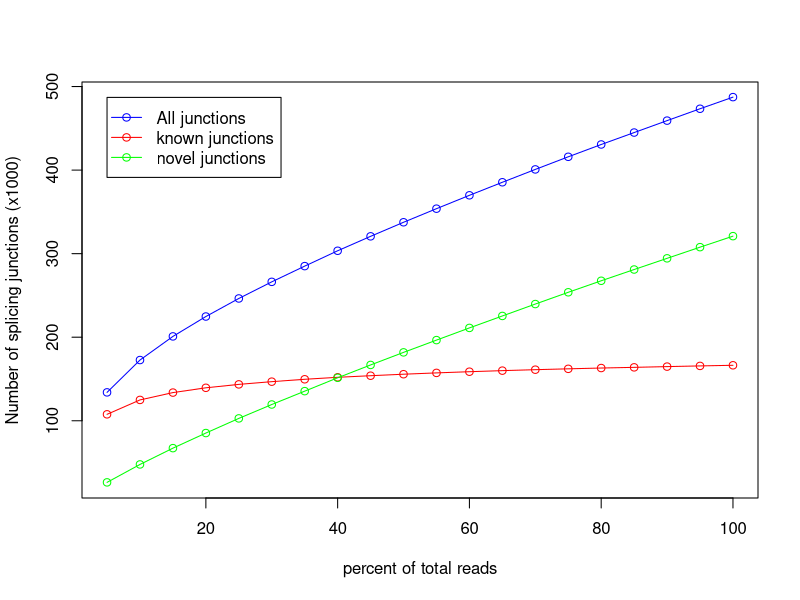

The R source for this figure:
pdf('CF98441.junctionSaturation_plot.pdf')
x=c(5,10,15,20,25,30,35,40,45,50,55,60,65,70,75,80,85,90,95,100)
y=c(107711,124943,133730,139459,143547,146798,149645,152017,153917,155712,157295,158712,159993,161134,162162,163116,163926,164816,165649,166398)
z=c(133980,172677,200965,224764,246375,266264,285088,303458,320734,337565,353834,369839,385442,400826,415925,430665,444947,459223,473425,487348)
w=c(26269,47734,67235,85305,102828,119466,135443,151441,166817,181853,196539,211127,225449,239692,253763,267549,281021,294407,307776,320950)
m=max(166,487,320)
n=min(107,133,26)
plot(x,z/1000,xlab='percent of total reads',ylab='Number of splicing junctions (x1000)',type='o',col='blue',ylim=c(n,m))
points(x,y/1000,type='o',col='red')
points(x,w/1000,type='o',col='green')
legend(5,487, legend=c("All junctions","known junctions", "novel junctions"),col=c("blue","red","green"),lwd=1,pch=1)
dev.off()
